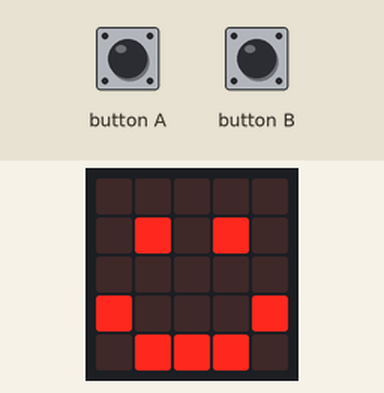
The program below on a simulated BBC micro:bit (MakeCode). Parts: the board's 5×5 LED display. Inputs (shaded band) come from the test bench.

Above: at 1.8 s.
1.9 s: button A pressed for 0.15 s
At 3.0 s:
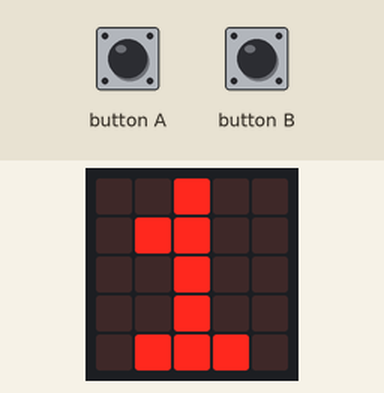
3.5 s: button B pressed for 0.15 s
At 4.2 s:
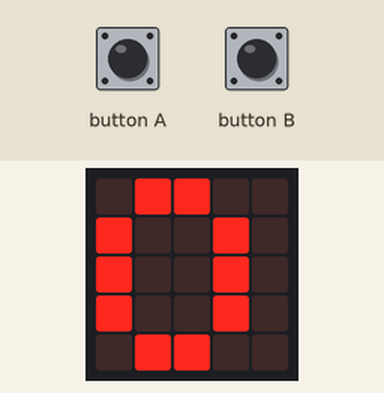
Timing chart, 0 to 6.5 s (numbered marks = the images above; inputs shaded):
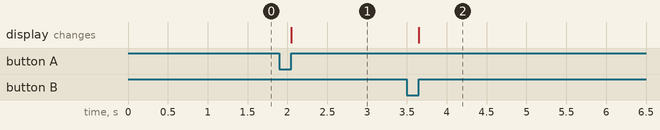

The program:

main.ts
```typescript
// (licence header left out)
// initialize variables
let cookies: number = 0

// Initialize display
basic.showIcon(IconNames.Happy)

// handle button A press
input.onButtonPressed(Button.A, function() {
    // increase cookies by 1
    cookies += 1

    // display cookies
    basic.clearScreen()
    basic.showNumber(cookies)
})

// handle button B press
input.onButtonPressed(Button.B, function() {
    // reset cookies to 0.
    cookies = 0

    // display cookies
    basic.clearScreen()
    basic.showNumber(cookies)
})
```

Measured:
- after the input at 1.9 s, the display: changes after 0.15 s (image 1)
- after the input at 3.5 s, the display: changes after 0.15 s (image 2)
